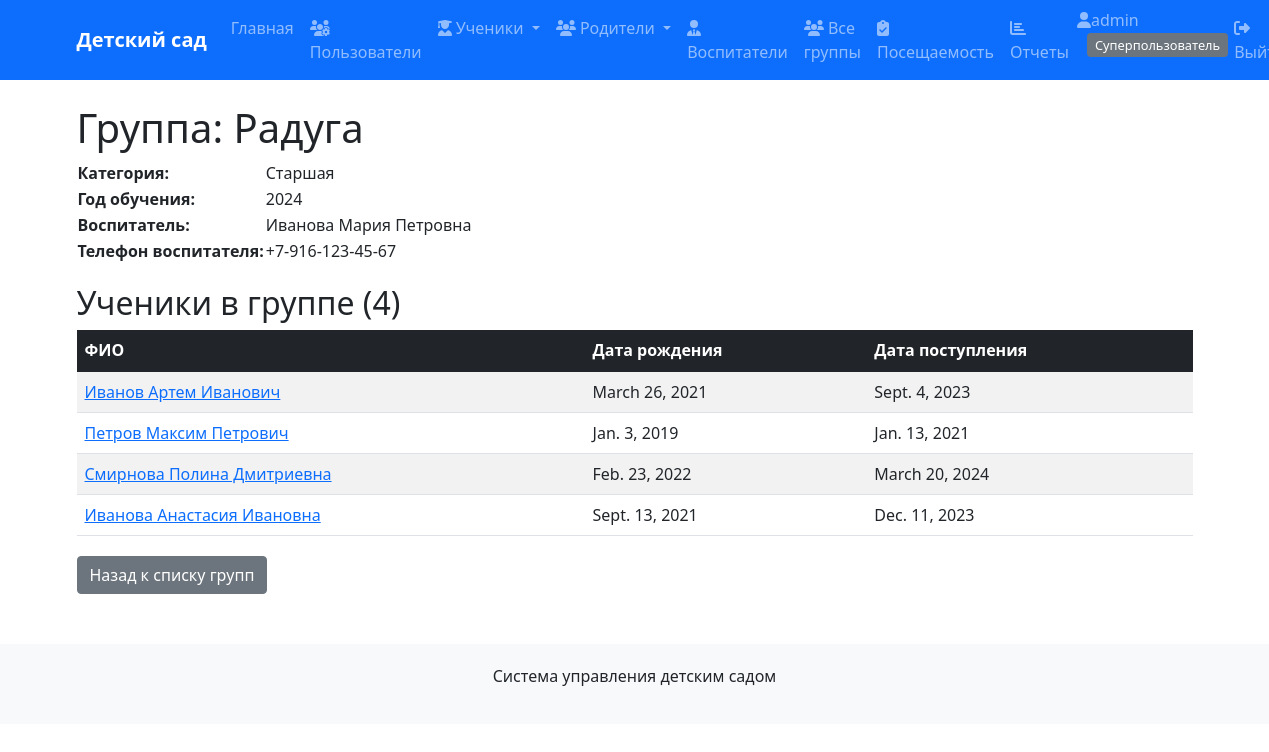
The app's page /groups/4/ (signed in) with its own data.
### kindergarten/models.py (models this page shows, shortened)
class Group(models.Model):
    CATEGORY_CHOICES = [
        ('Младшая', 'Младшая (2-3 года)'),
        ('Средняя', 'Средняя (3-4 года)'),
        ('Старшая', 'Старшая (4-5 лет)'),
        ('Подготовительная', 'Подготовительная (5-7 лет)'),
    ]
    MAX_STUDENTS = 30  # Максимальная наполняемость группы
    group_id = models.AutoField(primary_key=True)
    group_name = models.CharField(max_length=50, unique=True, verbose_name='Название группы', db_index=True)
    group_category = models.CharField(max_length=20, choices=CATEGORY_CHOICES,
                                     verbose_name='Возрастная категория', db_index=True)
    group_year = models.IntegerField(verbose_name='Год обучения', default=2024, db_index=True)
    teacher = models.ForeignKey(Teacher, on_delete=models.SET_NULL, null=True,
                               blank=True, verbose_name='Воспитатель')
    room_number = models.CharField(max_length=10, verbose_name='Номер кабинета',
                                  default='101')
    max_capacity = models.IntegerField(verbose_name='Максимальная наполняемость',
                                      default=MAX_STUDENTS)
    class Meta:
        verbose_name = 'Группа'
        verbose_name_plural = 'Группы'
        indexes = [
            models.Index(fields=['group_category', 'group_year']),
            models.Index(fields=['teacher', 'group_year']),
        ]

class Teacher(models.Model):
    POSITION_CHOICES = [
        ('Младший воспитатель', 'Младший воспитатель'),
        ('Воспитатель', 'Воспитатель'),
        ('Старший воспитатель', 'Старший воспитатель'),
        ('Заведующий', 'Заведующий'),
        ('Методист', 'Методист'),
    ]
    teacher_id = models.AutoField(primary_key=True)
    teacher_fio = models.CharField(max_length=100, verbose_name='ФИО воспитателя', db_index=True)
    teacher_position = models.CharField(max_length=50, choices=POSITION_CHOICES,
                                       default='Воспитатель', verbose_name='Должность', db_index=True)
    teacher_number = models.CharField(max_length=20, verbose_name='Номер телефона')
    user = models.OneToOneField(User, on_delete=models.CASCADE, null=True, blank=True,
                               related_name='teacher_profile')
    class Meta:
        verbose_name = 'Воспитатель'
        verbose_name_plural = 'Воспитатели'
        indexes = [
            models.Index(fields=['teacher_fio', 'teacher_position']),
        ]

class Student(models.Model):
    student_id = models.AutoField(primary_key=True)
    student_fio = models.CharField(max_length=100, verbose_name='ФИО ученика', db_index=True)
    student_birthday = models.DateField(verbose_name='Дата рождения', db_index=True)
    student_gender = models.CharField(max_length=1, choices=[('М', 'Мужской'), ('Ж', 'Женский')],
                                     verbose_name='Пол')
    student_address = models.TextField(verbose_name='Адрес проживания', blank=True)
    student_date_in = models.DateField(verbose_name='Дата поступления', db_index=True)
    student_date_out = models.DateField(verbose_name='Дата выпуска', null=True, blank=True, db_index=True)
    group = models.ForeignKey(Group, on_delete=models.SET_NULL, null=True,
                             verbose_name='Группа')
    class Meta:
        verbose_name = 'Ученик'
        verbose_name_plural = 'Ученики'
        indexes = [
            models.Index(fields=['group', 'student_date_out']),  # For active students in group
            models.Index(fields=['student_fio', 'student_birthday']),  # For search queries
        ]

### kindergarten/views.py (the view)
# urls.py: path('groups/<int:pk>/', views.group_detail, name='group_detail'),
@login_required
def group_detail(request, pk):
    group = get_object_or_404(Group, pk=pk)
    students = Student.objects.filter(group=group)
    attendance_today = Attendance.objects.filter(
        student__in=students,
        attendance_date=date.today()
    )
    return render(request, 'kindergarten/group_detail.html', {
        'group': group,
        'students': students,
        'students_count': students.count(),
        'attendance_today': attendance_today,
    })

### kindergarten/templates/kindergarten/group_detail.html (shortened to what this page needs)
{% extends 'kindergarten/base.html' %}
{% block content %}
<h1>Группа: {{ group.group_name }}</h1>
<div style="margin-bottom: 20px;">
    <table class="info-table">
        <tr><th>Категория:</th><td>{{ group.group_category }}</td></tr>
        <tr><th>Год обучения:</th><td>{{ group.group_year }}</td></tr>
        <tr><th>Воспитатель:</th><td>{{ group.teacher.teacher_fio }}</td></tr>
        <tr><th>Телефон воспитателя:</th><td>{{ group.teacher.teacher_number }}</td></tr>
    </table>
</div>
<h2>Ученики в группе ({{ students.count }})</h2>
{% if students %}
<table class="table table-striped table-hover">
    <thead class="table-dark">
        <tr>
            <th>ФИО</th>
            <th>Дата рождения</th>
            <th>Дата поступления</th>
        </tr>
    </thead>
    <tbody>
        {% for student in students %}
        <tr>
            <td><a href="{% url 'student_detail' student.pk %}">{{ student.student_fio }}</a></td>
            <td>{{ student.student_birthday }}</td>
            <td>{{ student.student_date_in }}</td>
        </tr>
        {% endfor %}
    </tbody>
</table>
{% else %}
<p>В группе пока нет учеников</p>
{% endif %}
<div style="margin-top: 20px;">
    <a href="{% url 'group_list' %}" class="btn btn-secondary">Назад к списку групп</a>
</div>
{% endblock %}

### kindergarten/templates/kindergarten/base.html (shortened to what this page needs)
<!DOCTYPE html>
<html lang="ru">
<head>
    <link href="https://cdn.jsdelivr.net/npm/bootstrap@5.1.3/dist/css/bootstrap.min.css" rel="stylesheet">
</head>
<body>
    <nav class="navbar navbar-expand-lg navbar-dark bg-primary">
        <div class="container">
            <a class="navbar-brand" href="{% url 'home' %}">Детский сад</a>
            <div class="collapse navbar-collapse" id="navbarNav">
                <ul class="navbar-nav me-auto">
                    <li class="nav-item">
                        <a class="nav-link" href="{% url 'home' %}">Главная</a>
                    </li>
                    {% if user.is_authenticated %}
                        {% if user.groups.all.0.name == 'Родители' %}
                            {% if user.parent_profile %}
                                <li class="nav-item">
                                    <a class="nav-link" href="{% url 'parent_detail' user.parent_profile.pk %}">
                                        <i class="fas fa-user"></i> Мой профиль
                                    </a>
                                </li>
                                {% with children=user.parent_profile.studentparent_set.all %}
                                    {% if children %}
                                        <li class="nav-item">
                                            <a class="nav-link" href="{% url 'student_detail' children.0.student.pk %}">
                                                <i class="fas fa-child"></i> Мой ребенок
                                            </a>
                                        </li>
                                        <li class="nav-item">
                                            <a class="nav-link" href="{% url 'group_detail' children.0.student.group.pk %}">
                                                <i class="fas fa-users"></i> Группа ребенка
                                            </a>
                                        </li>
                                    {% endif %}
                                {% endwith %}
                            {% endif %}
                        {% elif user.is_superuser %}
                            <li class="nav-item">
                                <a class="nav-link" href="{% url 'user_management' %}">
                                    <i class="fas fa-users-cog"></i> Пользователи
                                </a>
                            </li>
                            <li class="nav-item dropdown">
                                <a class="nav-link dropdown-toggle" href="#" id="studentsDropdown" role="button" data-bs-toggle="dropdown">
                                    <i class="fas fa-user-graduate"></i> Ученики
                                </a>
                            </li>
                            <li class="nav-item dropdown">
                                <a class="nav-link dropdown-toggle" href="#" id="parentsDropdown" role="button" data-bs-toggle="dropdown">
                                    <i class="fas fa-users"></i> Родители
                                </a>
                            </li>
                            <li class="nav-item">
                                <a class="nav-link" href="{% url 'teacher_list' %}">
                                    <i class="fas fa-user-tie"></i> Воспитатели
                                </a>
                            </li>
                            <li class="nav-item">
                                <a class="nav-link" href="{% url 'group_list' %}">
                                    <i class="fas fa-users"></i> Все группы
                                </a>
                            </li>
                            <li class="nav-item">
                                <a class="nav-link" href="{% url 'attendance_list' %}">
                                    <i class="fas fa-clipboard-check"></i> Посещаемость
                                </a>
                            </li>
                        {% endif %}
                        <li class="nav-item">
                            <a class="nav-link" href="{% url 'reports_dashboard' %}">
                                <i class="fas fa-chart-bar"></i> Отчеты
                            </a>
                        </li>
                    {% endif %}
                </ul>
                <ul class="navbar-nav">
                    {% if user.is_authenticated %}
                        <li class="nav-item">
                            <span class="navbar-text me-3">
                                <i class="fas fa-user"></i>{{ user.username }}
                                <span class="user-role">
                                    {% if user.groups.all.0.name == 'Родители' %}
                                        Родитель
                                    {% elif user.groups.all.0.name == 'Воспитатели' %}
                                        Воспитатель
                                    {% elif user.groups.all.0.name == 'Заведующие' %}
                                        Администратор
                                    {% elif user.is_superuser %}
                                        Суперпользователь
                                    {% endif %}
                                </span>
                            </span>
                        </li>
                        <li class="nav-item">
                            <a class="nav-link" href="{% url 'logout' %}">
                                <i class="fas fa-sign-out-alt"></i> Выйти
                            </a>
                        </li>
                    {% endif %}
                </ul>
            </div>
        </div>
    </nav>
    <div class="container mt-4">
        {% block content %}{% endblock %}
    </div>
    <footer class="footer">
        <div class="container text-center">
            <p>Система управления детским садом</p>
        </div>
    </footer>
</body>
</html>

### kindergarten/templates/kindergarten/base.html (style rules this page uses)
.navbar-brand { font-weight: bold; }
.footer { margin-top: 50px; padding: 20px; background-color: #f8f9fa; }
.user-role { background-color: #6c757d; color: white; padding: 3px 8px; border-radius: 4px; font-size: 0.8em; margin-left: 10px; }

### records on screen
Group: group_name "Радуга", group_category "Старшая", group_year "2024", teacher.teacher_fio "Иванова Мария Петровна", teacher.teacher_number "+7-916-123-45-67"
Student: student_fio "Иванов Артем Иванович", student_birthday "March 26, 2021", student_date_in "Sept. 4, 2023"
Student: student_fio "Петров Максим Петрович", student_birthday "Jan. 3, 2019", student_date_in "Jan. 13, 2021"
Student: student_fio "Смирнова Полина Дмитриевна", student_birthday "Feb. 23, 2022", student_date_in "March 20, 2024"
Student: student_fio "Иванова Анастасия Ивановна", student_birthday "Sept. 13, 2021", student_date_in "Dec. 11, 2023"

### other values on screen
{{ user.username }} "admin"
{{ students.count }} "4"
